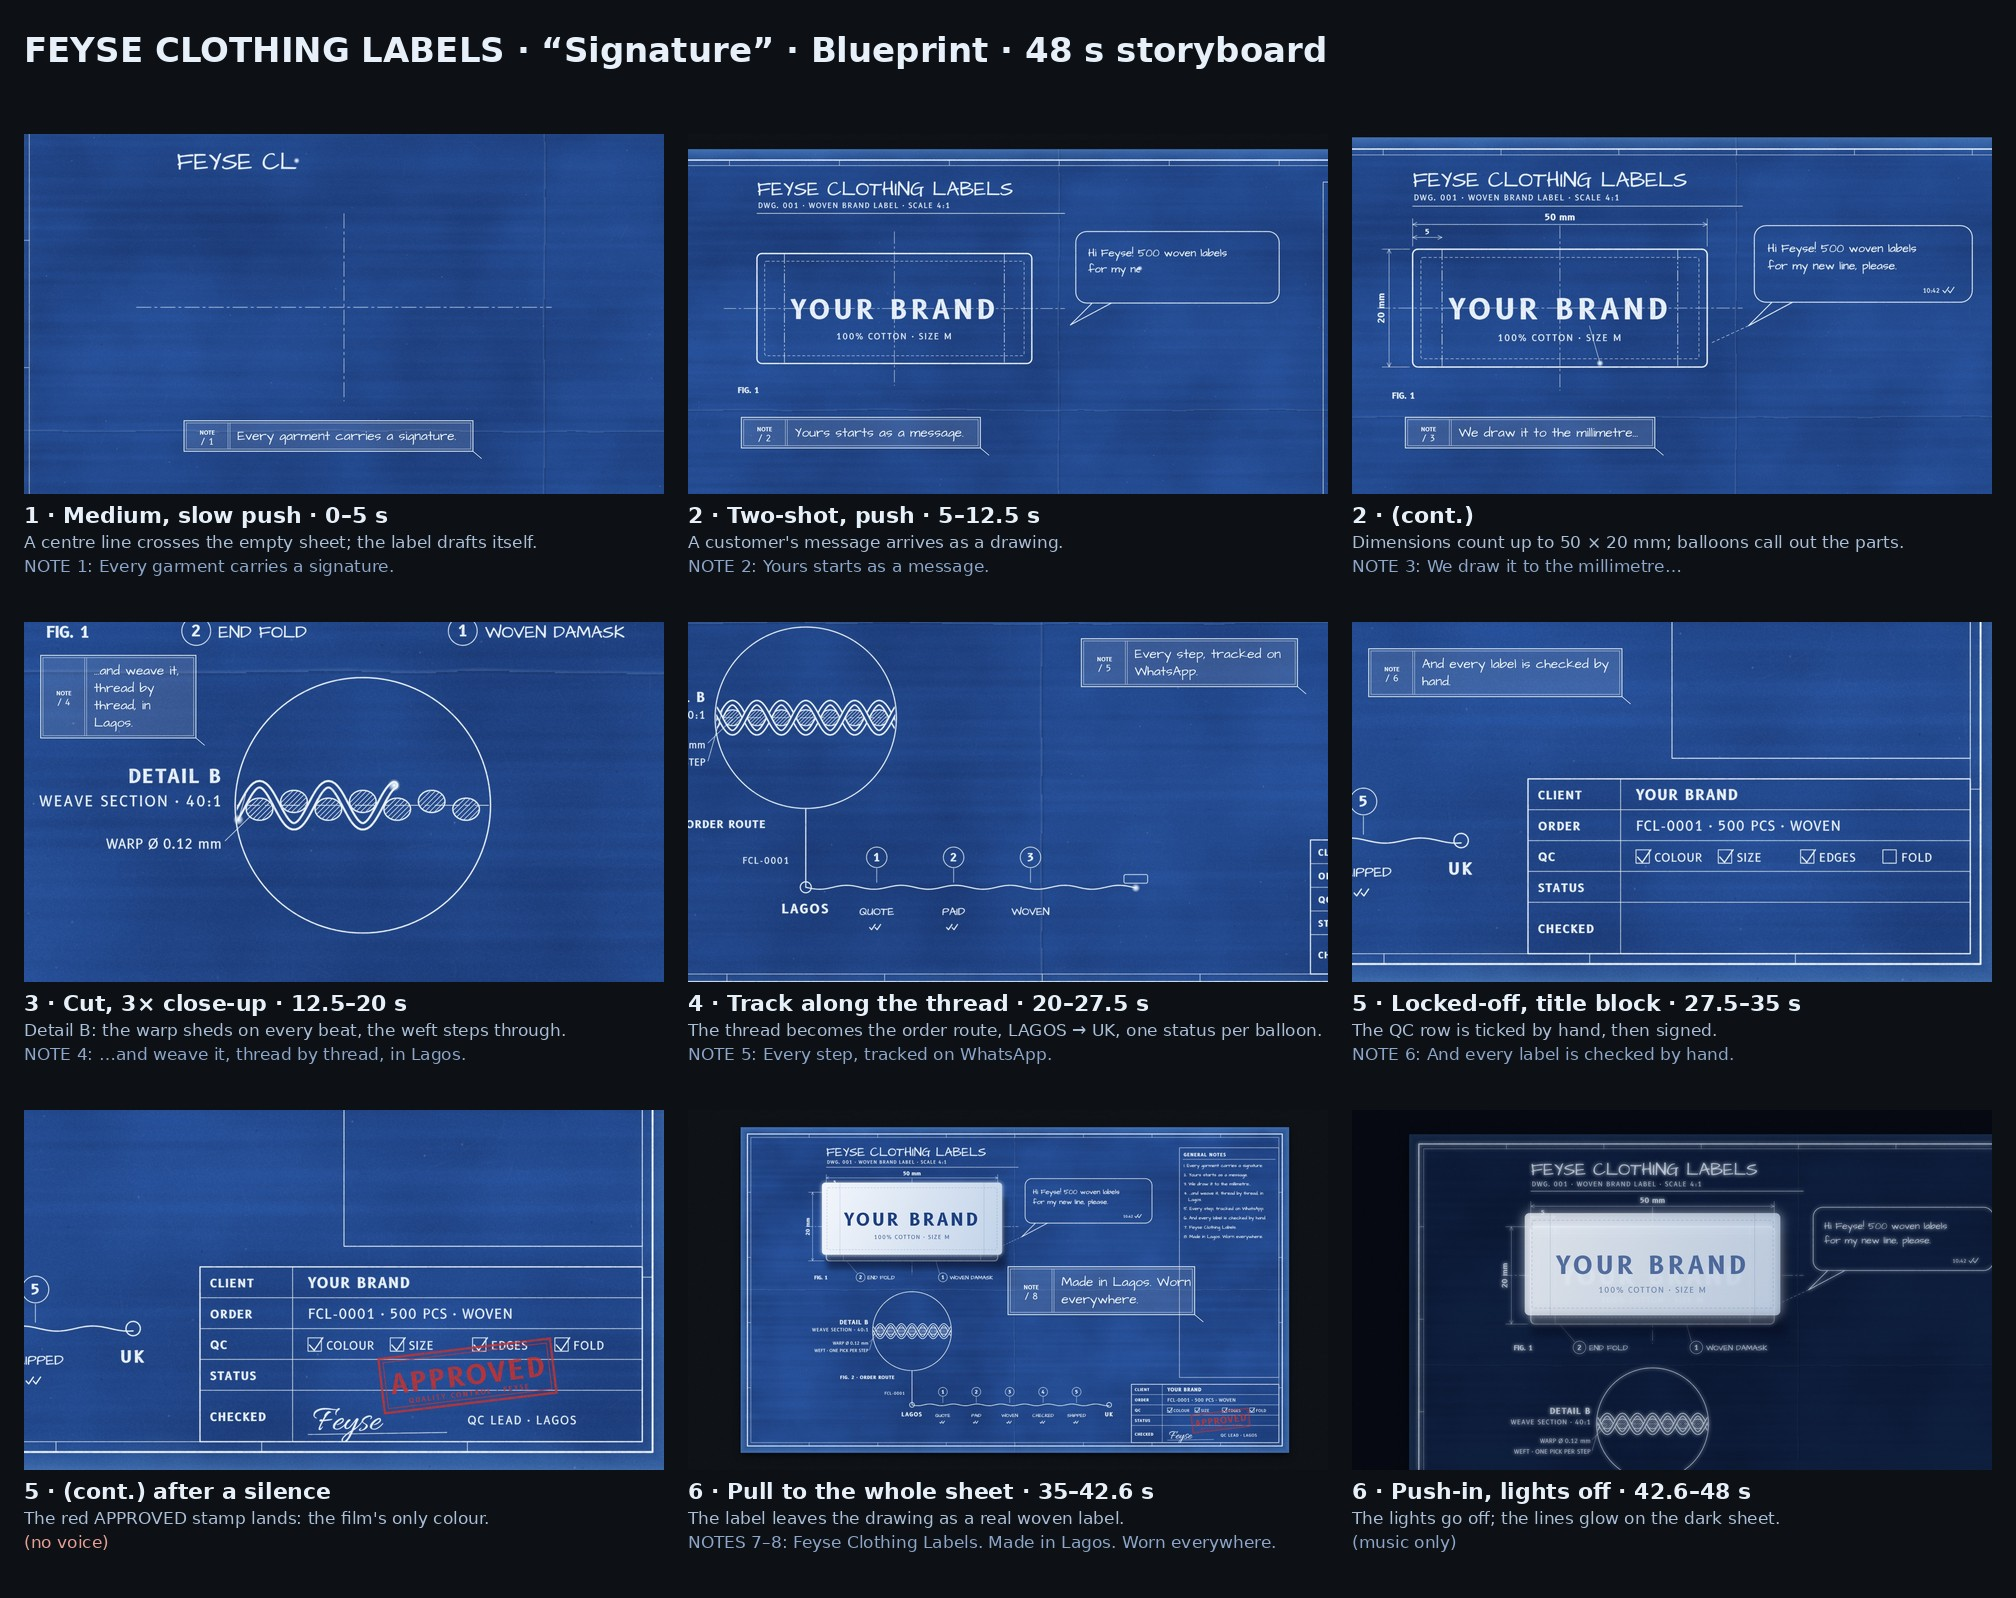

Python code for this plot:
# python3 storyboard.py  — tile the key stills into storyboard.jpg with captions
from PIL import Image, ImageDraw, ImageFont
import os
HERE = os.path.dirname(os.path.abspath(__file__))
F = [
    ("2.40", "1 · Medium, slow push · 0–5 s", "A centre line crosses the empty sheet; the label drafts itself.", "NOTE 1: Every garment carries a signature."),
    ("7.60", "2 · Two-shot, push · 5–12.5 s", "A customer's message arrives as a drawing.", "NOTE 2: Yours starts as a message."),
    ("11.40", "2 · (cont.)", "Dimensions count up to 50 × 20 mm; balloons call out the parts.", "NOTE 3: We draw it to the millimetre…"),
    ("16.50", "3 · Cut, 3× close-up · 12.5–20 s", "Detail B: the warp sheds on every beat, the weft steps through.", "NOTE 4: …and weave it, thread by thread, in Lagos."),
    ("24.00", "4 · Track along the thread · 20–27.5 s", "The thread becomes the order route, LAGOS → UK, one status per balloon.", "NOTE 5: Every step, tracked on WhatsApp."),
    ("31.20", "5 · Locked-off, title block · 27.5–35 s", "The QC row is ticked by hand, then signed.", "NOTE 6: And every label is checked by hand."),
    ("33.60", "5 · (cont.) after a silence", "The red APPROVED stamp lands: the film's only colour.", "(no voice)"),
    ("41.80", "6 · Pull to the whole sheet · 35–42.6 s", "The label leaves the drawing as a real woven label.", "NOTES 7–8: Feyse Clothing Labels. Made in Lagos. Worn everywhere."),
    ("46.50", "6 · Push-in, lights off · 42.6–48 s", "The lights go off; the lines glow on the dark sheet.", "(music only)"),
]
TW, TH, PAD, CAP = 640, 360, 24, 104
cols, rows = 3, 3
out = Image.new("RGB", (cols * TW + (cols + 1) * PAD, 110 + rows * (TH + CAP) + (rows + 1) * PAD), (13, 17, 22))
d = ImageDraw.Draw(out)
def font(name, size):
    try: return ImageFont.truetype(name, size)
    except Exception: return ImageFont.load_default(size)
fb = font("DejaVuSans-Bold.ttf", 22); fr = font("DejaVuSans.ttf", 17); fh = font("DejaVuSans-Bold.ttf", 34)
d.text((PAD, 30), "FEYSE CLOTHING LABELS · “Signature” · Blueprint · 48 s storyboard", font=fh, fill=(231, 240, 249))
for i, (t, a, b, c) in enumerate(F):
    x = PAD + (i % cols) * (TW + PAD); y = 110 + PAD + (i // cols) * (TH + CAP + PAD)
    im = Image.open(os.path.join(HERE, "stills", f"t_{t}.jpg")).resize((TW, TH), Image.LANCZOS)
    out.paste(im, (x, y))
    d.text((x, y + TH + 8), a, font=fb, fill=(231, 240, 249))
    d.text((x, y + TH + 38), b, font=fr, fill=(170, 190, 215))
    d.text((x, y + TH + 62), c, font=fr, fill=(230, 160, 150) if "APPROVED" in b else (140, 165, 200))
out.save(os.path.join(HERE, "storyboard.jpg"), quality=90)
print("ok")
